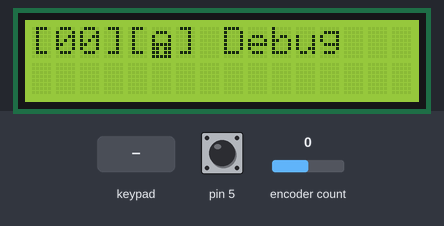
Bench run of a sketch on a simulated SparkFun Pro Micro, built with avr-gcc and run on an emulated ATmega32U4. Parts: 16×2 character LCD. The test bench sets the inputs (shaded band); at power-on: encoder count 0, pin 5 HIGH. USB keyboard and mouse output is not drawn.

Above: at 4.2 s.
4.3 s: keypad keys 1 5 1 4 1 6 1 0 pressed 0.4 s apart
At 7.8 s:
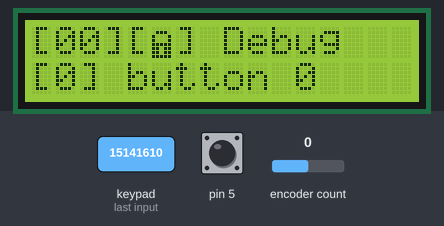
9.0 s: encoder count set to 1
At 10.1 s:
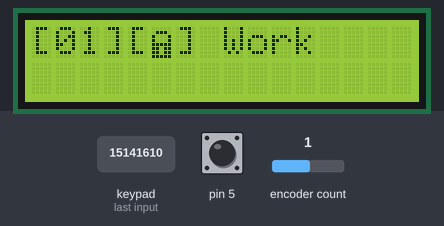
10.5 s: pin 5 pulled LOW for 0.15 s
At 11.8 s:
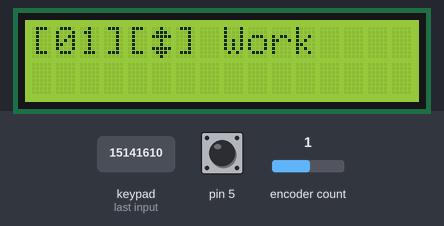
12.1 s: key '0' pressed
At 12.5 s:
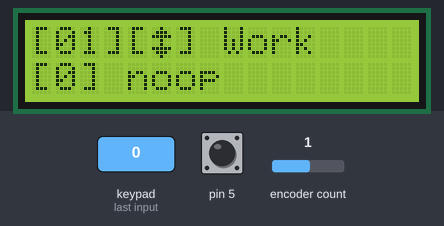
13.6 s: keypad keys 6 7 8 9 pressed 0.4 s apart
At 16.0 s:
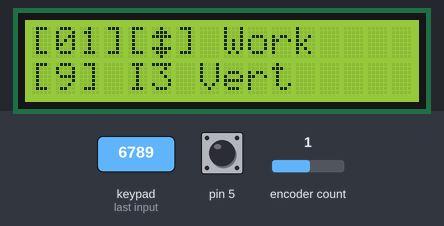
16.7 s: key 'a' pressed
At 17.5 s:
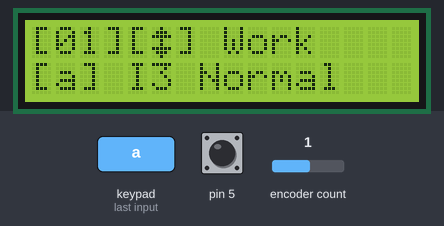
Timing chart, 0 to 19.4 s (numbered marks = the images above; inputs shaded):
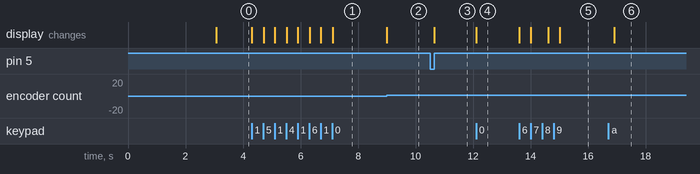

The sketch:

Padoca.ino
```cpp
#include "Padoca.h"

// Pins configurations.
// LCD pins.
const byte LCD_RS = 4;
const byte LCD_RW = 3;
const byte LCD_EN = 2;
const byte LCD_D4 = 18;
const byte LCD_D5 = 19;
const byte LCD_D6 = 20;
const byte LCD_D7 = 21;

// Rotary encoder (KY-040) pins.
const byte RENC_A = 0;
const byte RENC_B = 1;
const byte RENC_BUTTON = 5;

// Keypad configuration.
const byte KEYPAD_ROWS = 4;
const byte KEYPAD_COLS = 4;
const byte KEYPAD_ROWS_PINS[KEYPAD_ROWS] = {15, 14, 16, 10};
const byte KEYPAD_COLS_PINS[KEYPAD_COLS] = {6, 7, 8, 9};
const byte KEYPAD_KEYS[KEYPAD_ROWS][KEYPAD_COLS] = {
  {'0', '1', '2', '3'},
  {'4','5','6', '7'},
  {'8', '9', 'a', 'b'},
  {'c','d','e', 'f'},
};


LiquidCrystal lcd(LCD_RS, LCD_RW, LCD_EN, LCD_D4, LCD_D5, LCD_D6, LCD_D7);
Keypad keypad = Keypad(makeKeymap(KEYPAD_KEYS), KEYPAD_ROWS_PINS, KEYPAD_COLS_PINS, KEYPAD_ROWS, KEYPAD_COLS);
RotaryEncoder encoder(RENC_A, RENC_B);
Padoca padoca = Padoca(lcd, keypad, encoder, RENC_BUTTON);

Profile debug("Debug");
CommandText debug_0("button 0", "0");
CommandText debug_1("button 1", "1");
CommandText debug_2("button 2", "2");
CommandText debug_3("button 3", "3");
CommandText debug_4("button 4", "4");
CommandText debug_5("button 5", "5");
CommandText debug_6("button 6", "6");
CommandText debug_7("button 7", "7");
CommandText debug_8("button 8", "8");
CommandText debug_9("button 9", "9");
CommandText debug_a("button a", "a");
CommandText debug_b("button b", "b");
CommandText debug_c("button c", "c");
CommandText debug_d("button d", "d");
CommandText debug_e("button e", "e");
CommandText debug_f("button f", "f");
CommandText debug_up("scroll up", "up");
CommandText debug_down("scroll down", "down");

Profile work("Work");
CommandKey work_8("I3 Horz", 'h', COM_SUPER);
CommandKey work_9("I3 Vert", 'v', COM_SUPER);
CommandKey work_a("I3 Normal", 'e', COM_SUPER);
CommandKey work_b("I3 Stack", 's', COM_SUPER);
CommandKey work_c("Meet Mic", 'd', COM_CTRL);
CommandKey work_d("Meet Camera", 'e', COM_CTRL);
CommandKey work_e("Zoom Mic", 'a', COM_ALT);
CommandKey work_f("Zoom Camera", 'v', COM_ALT);

void setup() {
  for (size_t i = 0; i < 30; i++) {
    // wait before initializing so we have time to re-upload sketch if something goes wrong.
    // otherwise, we have to short RST -> GND twice to reset the arduino pro micro.
    delay(100);
  }

  debug.AddCommand('0', &debug_0);
  debug.AddCommand('1', &debug_1);
  debug.AddCommand('2', &debug_2);
  debug.AddCommand('3', &debug_3);
  debug.AddCommand('4', &debug_4);
  debug.AddCommand('5', &debug_5);
  debug.AddCommand('6', &debug_6);
  debug.AddCommand('7', &debug_7);
  debug.AddCommand('8', &debug_8);
  debug.AddCommand('9', &debug_9);
  debug.AddCommand('a', &debug_a);
  debug.AddCommand('b', &debug_b);
  debug.AddCommand('c', &debug_c);
  debug.AddCommand('d', &debug_d);
  debug.AddCommand('e', &debug_e);
  debug.AddCommand('f', &debug_f);
  debug.AddCommand('+', &debug_up);
  debug.AddCommand('-', &debug_down);
  padoca.AddProfile(&debug);

  work.AddCommand('8', &work_8);
  work.AddCommand('9', &work_9);
  work.AddCommand('a', &work_a);
  work.AddCommand('b', &work_b);
  work.AddCommand('c', &work_c);
  work.AddCommand('d', &work_d);
  work.AddCommand('e', &work_e);
  work.AddCommand('f', &work_f);
  padoca.AddProfile(&work);

  padoca.Setup();
}

void loop() {
  padoca.Tick();
}
```

Command.h
```cpp
#ifndef _COMMAND_H_
#define _COMMAND_H_

#include <Keyboard.h>
#include <ArduinoSTL.h>
#include <vector>

const unsigned int COM_CTRL = 1;
const unsigned int COM_ALT = 1 << 1;
const unsigned int COM_SHIFT = 1 << 2;
const unsigned int COM_SUPER = 1 << 3;

class Command {
    public:
        virtual Command(String name): name_(name) {};
        virtual ~Command() {};
        inline const String name() { return name_; }

        virtual void Click() = 0;

    private:
        String name_;
};

class CommandText : public Command {
    public:
        CommandText(String name, String text): Command(name), text_(text) {};
        void Click() {
            Keyboard.print(text_);
        }

    private:
        String text_;
};

class CommandKey : public Command {
  public:
        CommandKey(String name, char key, unsigned int mod, int wait_time=200):
            Command(name),
            key_(key),
            mod_(mod),
            wait_time_(wait_time) {

        };
        void Click() {
          if (mod_ & COM_CTRL) {
            Keyboard.press(KEY_LEFT_CTRL);
          }

          if (mod_ & COM_ALT) {
             Keyboard.press(KEY_LEFT_ALT);
          }

          if (mod_ & COM_SHIFT) {
             Keyboard.press(KEY_LEFT_SHIFT);
          }

          if (mod_ & COM_SUPER) {
             Keyboard.press(KEY_LEFT_GUI);
          }

          Keyboard.press(key_);
          delay(wait_time_);
          Keyboard.releaseAll();
        }

    private:
        char key_;
        unsigned int mod_;
        int wait_time_;
};

#endif
```

Padoca.cpp
```cpp
#include "Padoca.h"

Padoca::Padoca(LiquidCrystal& lcd, Keypad& keypad, RotaryEncoder& encoder, byte encoder_button_pin):
    lcd_(lcd),
    keypad_(keypad),
    encoder_(encoder),
    encoder_button_pin_(encoder_button_pin),
    current_profile_(0),
    encoder_position_(0),
    encoder_profile_selector_(true){
}

void Padoca::AddProfile(Profile* profile) {
    profiles_.push_back(profile);
}

void Padoca::Setup() {
    Keyboard.begin();
    pinMode(encoder_button_pin_, INPUT_PULLUP);
    encoder_button_  = digitalRead(encoder_button_pin_);

    lcd_.begin(16, 2);
    lcd_.noBlink();
    lcd_.createChar(0, CUSTOM_CHAR_LOCKER);
    lcd_.createChar(1, CUSTOM_CHAR_SCROLL);
    UpdateDisplay();
}

void Padoca::Tick() {
    encoder_.tick();

    int new_encoder_button = digitalRead(encoder_button_pin_);
    if (new_encoder_button == 1 && encoder_button_ == 0) {
        // pressed encoder button
        encoder_profile_selector_ = !encoder_profile_selector_;
        UpdateDisplay();
    }
    encoder_button_ = new_encoder_button;

    int new_encoder_position = encoder_.getPosition();
    int dir = new_encoder_position - encoder_position_;
    if (new_encoder_position != encoder_position_) {
        encoder_position_ = new_encoder_position;

        if (encoder_profile_selector_) {
          // changed profile
          current_profile_ = abs(encoder_position_) % profiles_.size();
          UpdateDisplay();
        } else {
          // used scroll
            char scroll_key = '-';
          if (dir > 0) {
            scroll_key = '+';
          }

          String name = profiles_[current_profile_]->Click(scroll_key);
          UpdateDisplayClick(scroll_key, name);
        }
    }

    char key = keypad_.getKey();
    if (key != NO_KEY) {
        // keypad key pressed
        String name = profiles_[current_profile_]->Click(key);
        UpdateDisplayClick(key, name);
    }
}

void Padoca::UpdateDisplay() {
    lcd_.clear();
    lcd_.setCursor(0, 0);
    lcd_.print("[");
    if (current_profile_ < 10) { lcd_.print("0"); }
    lcd_.print(current_profile_);
    lcd_.print("][");
    if (encoder_profile_selector_) {
      lcd_.write(static_cast<uint8_t>(0));
    } else {
      lcd_.write(static_cast<uint8_t>(1));
    }
    lcd_.print("] ");
    lcd_.print(profiles_[current_profile_]->name());
}

void Padoca::UpdateDisplayClick(char key, String name) {
    lcd_.setCursor(0, 1);
    for(int n = 0; n < 16; n++) { lcd_.print(" "); }
    lcd_.setCursor(0, 1);
    lcd_.print("[");
    lcd_.print(key);
    lcd_.print("] ");
    lcd_.print(name);
}
```

Padoca.h
```cpp
#ifndef _PADOCA_H_
#define _PADOCA_H_

#include <ArduinoSTL.h>
#include <vector>

#include <LiquidCrystal.h>
#include <Keypad.h>
#include <Keyboard.h>
#include <RotaryEncoder.h>

#include "Profile.h"

const byte CUSTOM_CHAR_LOCKER[] = {
    B00000,
    B01110,
    B10001,
    B10001,
    B11111,
    B11011,
    B11011,
    B11111
};

const byte CUSTOM_CHAR_SCROLL[] = {
    B00100,
    B01110,
    B11111,
    B00100,
    B00100,
    B11111,
    B01110,
    B00100
};

class Padoca {
    public:
        Padoca(LiquidCrystal& lcd, Keypad& keypad, RotaryEncoder& encoder, byte encoder_button_pin);
        void AddProfile(Profile* profile);
        void Setup();
        void Tick();

    private:
        void UpdateDisplay();
        void UpdateDisplayClick(char key, String name);

        LiquidCrystal& lcd_;
        Keypad& keypad_;
        RotaryEncoder& encoder_;
        byte encoder_button_pin_;
        std::vector<Profile*> profiles_;
        size_t current_profile_;
        int encoder_position_;
        int encoder_button_;
        bool encoder_profile_selector_;

};

#endif
```

Profile.cpp
```cpp
#include "Profile.h"

Profile::Profile(String name):
    name_(name) {
}

String Profile::Click(char key) {
    if (commands_.find(key) == commands_.end()) {
        return "noop";
    }

    commands_[key]->Click();
    return commands_[key]->name();
}
```

Profile.h
```cpp
#ifndef _PROFILE_H_
#define _PROFILE_H_

#include <WString.h>
#include <ArduinoSTL.h>
#include <vector>
#include <map>

#include "Command.h"

class Profile {
    public:
        Profile(String name);
        String Click(char key);

        inline void AddCommand(char k, Command* command) { commands_[k] = command; }
        inline const String name() { return name_; }

    private:
        String name_;
        std::map<char, Command*> commands_;
};

#endif
```

Measured:
- after the input at 4.3 s, the display: first changes at once (image 1 shows a later state)
- after the input at 9.0 s, the display: changes at once (image 2)
- after the input at 10.5 s, the display: changes after 0.15 s (image 3)
- after the input at 12.1 s, the display: changes at once (image 4)
- after the input at 13.6 s, the display: first changes at once (image 5 shows a later state)
- after the input at 16.7 s, the display: changes after 0.21 s (image 6)
